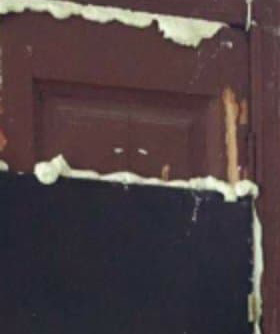
#> input picture Images/hah.jpg, 280 x 334 px; its folder holds only this picture in this run
$ python -i imagesFilter.py   (imports and definitions only)
#> lines starting #> are read from the running program, lines starting #| are printed output that depends on the picture
from tkinter import *
from PIL import ImageTk, Image, ImageFilter

# [4 lines not run here, left out]
# [1 line that did not run here, left out]
# [1 line not run here, left out]
# [1 line that did not run here, left out]
# [1 line not run here, left out]
# [1 line that did not run here, left out]
# [1 line not run here, left out]
# [1 line that did not run here, left out]
# [1 line not run here, left out]
# [1 line that did not run here, left out]

# [1 line that did not run here, left out]

# [1 line that did not run here, left out]

# [1 line that did not run here, left out]
# [1 line not run here, left out]

current_filter = ''

def nextImage(imageNumber):
    global myLabel
    global nextButton
    global backButton
    global current_filter
    global blur
    global contour
    global find_edges

    myLabel.grid_forget()
    myLabel = Label(image=imageList[imageNumber-1])
    nextButton = Button(root, text=">>", command=lambda: nextImage(imageNumber+1))
    backButton = Button(root, text="<<", command=lambda: backImage(imageNumber-1))
    blur = Button(root, text='blur', command=lambda: _filter(imageNumber - 1, 'BLUR'))
    contour = Button(root, text='contour', command=lambda: _filter(imageNumber - 1, 'CONTOUR'))
    find_edges = Button(root, text='find_edges', command=lambda: _filter(imageNumber - 1, 'FIND_EDGES'))

    if imageNumber == 5:
        nextButton = Button(root, text=">>", state=DISABLED)

    myLabel.grid(row=1, column=0, columnspan=3)
    backButton.grid(row=2, column=0)
    nextButton.grid(row=2, column=2)
    blur.grid(row=0, column=0)
    contour.grid(row=0, column=1)
    find_edges.grid(row=0, column=2)

    status = Label(root, text="Image " + str(imageNumber) + " of " + str(len(imageList)), bd=1, relief=SUNKEN, anchor=E)
    status.grid(row=3, column=0, columnspan=3, sticky=W + E)

# [74 lines left out: functions backImage, _filter, not called in this run]

# [1 line that did not run here, left out]
# [1 line that did not run here, left out]
# [1 line that did not run here, left out]

# [1 line that did not run here, left out]
# [1 line that did not run here, left out]
# [1 line that did not run here, left out]

# [10 lines not run here, left out]

>>> import cv2
>>> picture = cv2.imread('Images/hah.jpg', cv2.IMREAD_GRAYSCALE)
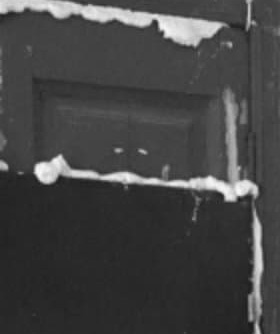
#> picture: shape (334, 280); min 24, max 252, mean 68.1
#> (the run stopped early here; a loop or call above may not have finished)
